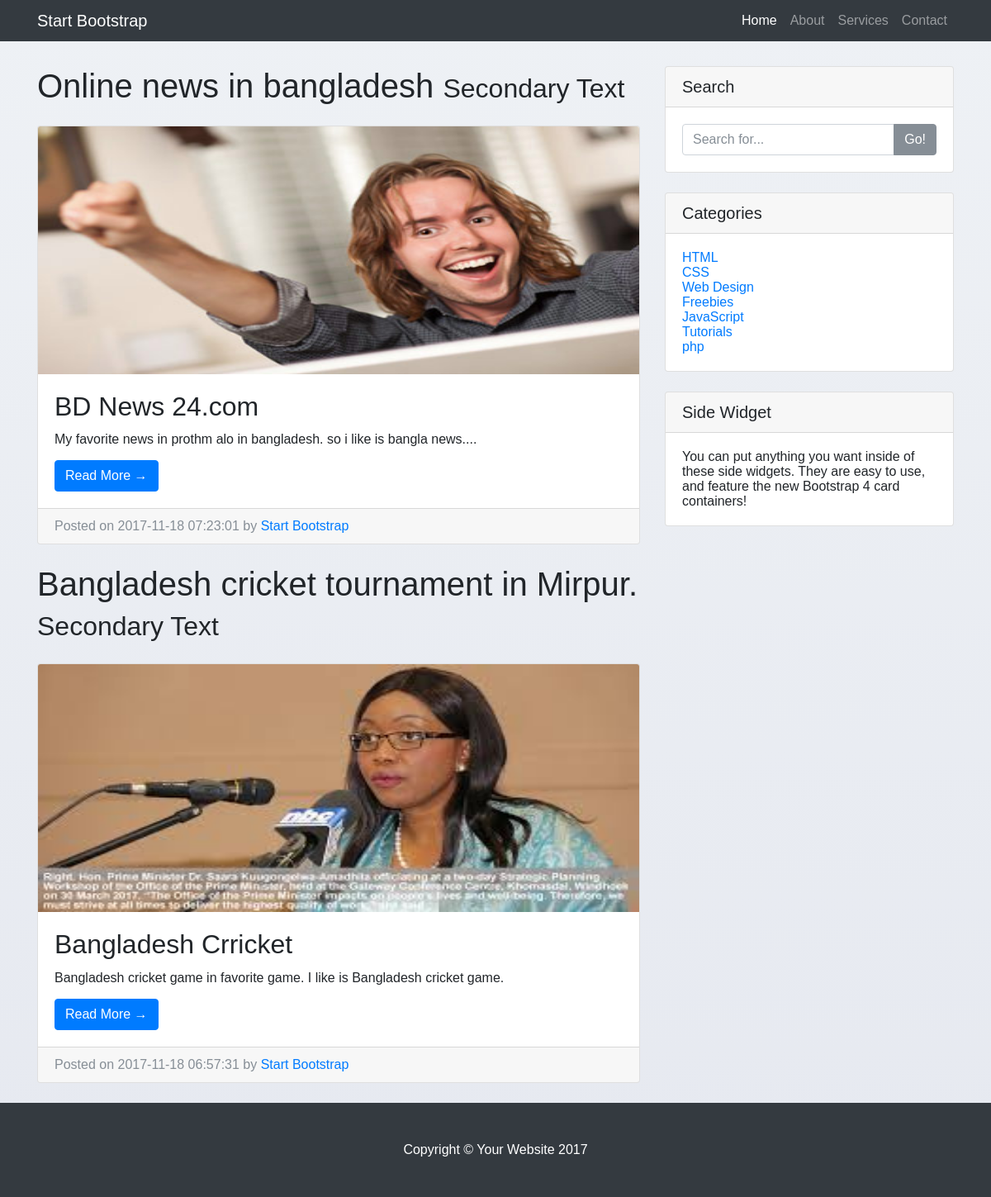
The app's page /category_page.php?name=CSS with its own data.
### tables this page shows
CREATE TABLE `blog_post` (
  `id` int(11) NOT NULL,
  `cattype` varchar(255) NOT NULL,
  `headline` varchar(500) NOT NULL,
  `title` varchar(500) NOT NULL,
  `description` text NOT NULL,
  `image` varchar(500) NOT NULL,
  `date` timestamp NOT NULL DEFAULT CURRENT_TIMESTAMP ON UPDATE CURRENT_TIMESTAMP
);

CREATE TABLE `category` (
  `id` int(11) NOT NULL,
  `catename` varchar(255) NOT NULL,
  `date` timestamp NOT NULL DEFAULT CURRENT_TIMESTAMP ON UPDATE CURRENT_TIMESTAMP
);

### core/classes/db_connect.php (called while the page is built, shortened)
<?php
	abstract class Database{
		public function __construct()
			{
				$this->db = new mysqli(HOSTNAME,USERNAME,PASSWORD,DBNAME);
			}
	}
?>

### core/classes/category.php (called while the page is built, shortened)
<?php
	class Category extends Database
	{
		public function getCategory(){
			$sql = "SELECT * FROM category";
			$query = $this->db->query($sql);
			return $query;
		}
		public function viewCategory($catename){
			$sql = "SELECT * FROM blog_post WHERE cattype='$catename'";
			$query = $this->db->query($sql);
			return $query;
		}
	}
?>

### category_page.php (the view)
<?php
include'inc/header.php';
include'core/classes/category.php';
if (!isset($_GET['name']) || $_GET['name'] == ''){
  header("Location:404.php");
}else{
  $catename = $_GET['name'];
}
?>
<div class="container">
<div class="row">
    <div class="col-md-8">
      <?php
      $db = new Category();
      $result = $db->viewCategory($catename);
      if ($result) {
      while ($row = mysqli_fetch_array($result)) {
    ?>
    <h1 class="my-4"><?php echo $row['headline']?>
      <small>Secondary Text</small>
    </h1>
    <div class="card mb-4">
      <img class="card-img-top" src="<?php echo $row['image']?>" width="750px" height="300px" alt="Card image cap">
      <div class="card-body">
        <h2 class="card-title"><?php echo $row['title']?></h2>
        <p class="card-text"><?php echo $row['description']?></p>
        <a href="view_detils.php?id=<?php echo $row['id']?>" class="btn btn-primary">Read More &rarr;</a>
      </div>
      <div class="card-footer text-muted">
        Posted on <?php echo $row['date']?> by
        <a href="#">Start Bootstrap</a>
      </div>
    </div>
      <?php
      } } else{ header("Location:404.php");}
      ?>
    </div>
    <div class="col-md-4">
      <div class="card my-4">
        <h5 class="card-header">Search</h5>
        <div class="card-body">
          <form action="search.php" method="get">
            <div class="input-group">
              <input type="text" name="search" class="form-control" placeholder="Search for...">
              <span class="input-group-btn">
                <button class="btn btn-secondary" type="submit" name="submit" value="search" >Go!</button>
              </span>
            </div>
           </form>
        </div>
      </div>
      <div class="card my-4">
        <h5 class="card-header">Categories</h5>
        <div class="card-body">
          <?php
          $query  = $db->getCategory();
          while ($row = mysqli_fetch_array($query)){
          ?>
          <div class="row">
            <div class="col-lg-6">
              <ul class="list-unstyled mb-0">
                <li>
                  <a href="category_page.php?name=<?php echo $row['catename']?>"><?php echo $row['catename']?></a>
                </li>
              </ul>
            </div>
          </div>
          <?php
          }
          ?>
        </div>
      </div>
      <div class="card my-4">
        <h5 class="card-header">Side Widget</h5>
        <div class="card-body">
          You can put anything you want inside of these side widgets. They are easy to use, and feature the new Bootstrap 4 card containers!
        </div>
      </div>
    </div>
  </div>
</div>
<?php include'inc/footer.php';?>

### inc/header.php (shortened to what this page needs)
<?php
  include'core/classes/db_connect.php';
?>
<!DOCTYPE html>
<html lang="en">
  <head>
    <link href="assets/vendor/bootstrap/css/bootstrap.min.css" rel="stylesheet">
    <link rel="stylesheet" href="assets/css/baguetteBox.min.css">
    <link href="assets/css/blog-home.css" rel="stylesheet">
    <link rel="stylesheet" href="assets/css/thumbnail-gallery.css">
  </head>
  <body>
    <nav class="navbar navbar-expand-lg navbar-dark bg-dark fixed-top">
      <div class="container">
        <a class="navbar-brand" href="index.php">Start Bootstrap</a>
        <div class="collapse navbar-collapse" id="navbarResponsive">
          <ul class="navbar-nav ml-auto">
            <li class="nav-item active">
              <a class="nav-link" href="index.php">Home
              </a>
            </li>
            <li class="nav-item">
              <a class="nav-link" href="about.php">About</a>
            </li>
            <li class="nav-item">
              <a class="nav-link" href="services.php">Services</a>
            </li>
            <li class="nav-item">
              <a class="nav-link" href="contact.php">Contact</a>
            </li>
          </ul>
        </div>
      </div>
    </nav>

### inc/footer.php (shortened to what this page needs)
    <footer class="py-5 bg-dark">
      <div class="container">
        <p class="m-0 text-center text-white">Copyright &copy; Your Website 2017</p>
      </div>
    </footer>
  </body>
</html>

### assets/css/blog-home.css (style rules this page uses)
body { padding-top: 54px; }
@media (min-width: 992px) { body { padding-top: 56px; } }

### assets/css/thumbnail-gallery.css (style rules this page uses)
body { background-image: linear-gradient(to top, #e6e9f0 0%, #eef1f5 100%); min-height: 100vh; font: normal 16px sans-serif; }

### records on screen
blog_post: headline "Online news in bangladesh", image (picture), title "BD News 24.com", description "My favorite news in prothm alo in bangladesh. so i like is bangla news....", date "2017-11-18 07:23:01"
blog_post: headline "Bangladesh cricket tournament in Mirpur.", image (picture), title "Bangladesh Crricket", description "Bangladesh cricket game in favorite game. I like is Bangladesh cricket game.", date "2017-11-18 06:57:31"
category: catename "HTML"
category: catename "CSS"
category: catename "Web Design"
category: catename "Freebies"
category: catename "JavaScript"
category: catename "Tutorials"
category: catename "php"
